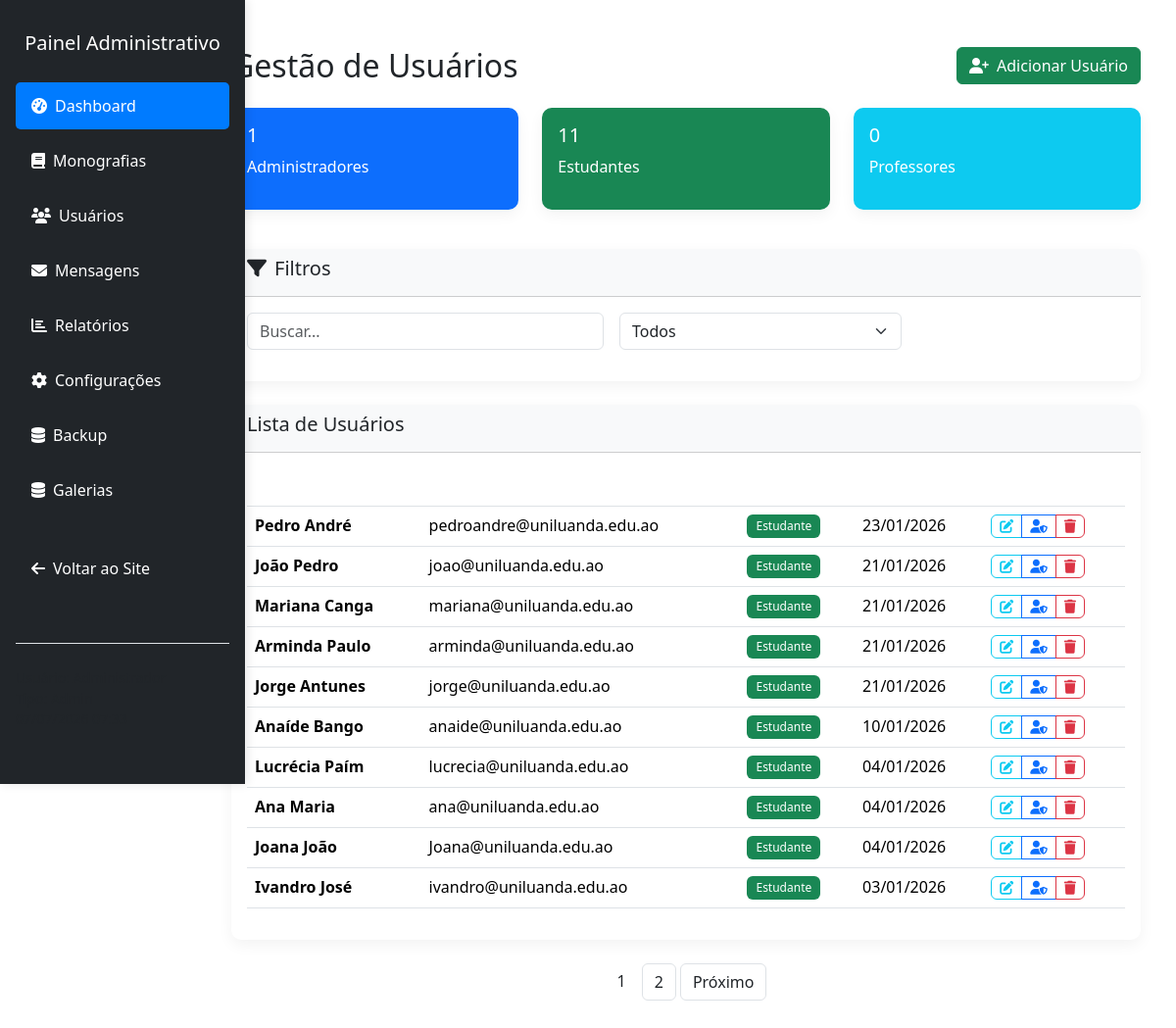
The app's page /admin/usuarios.php (signed in), older data.
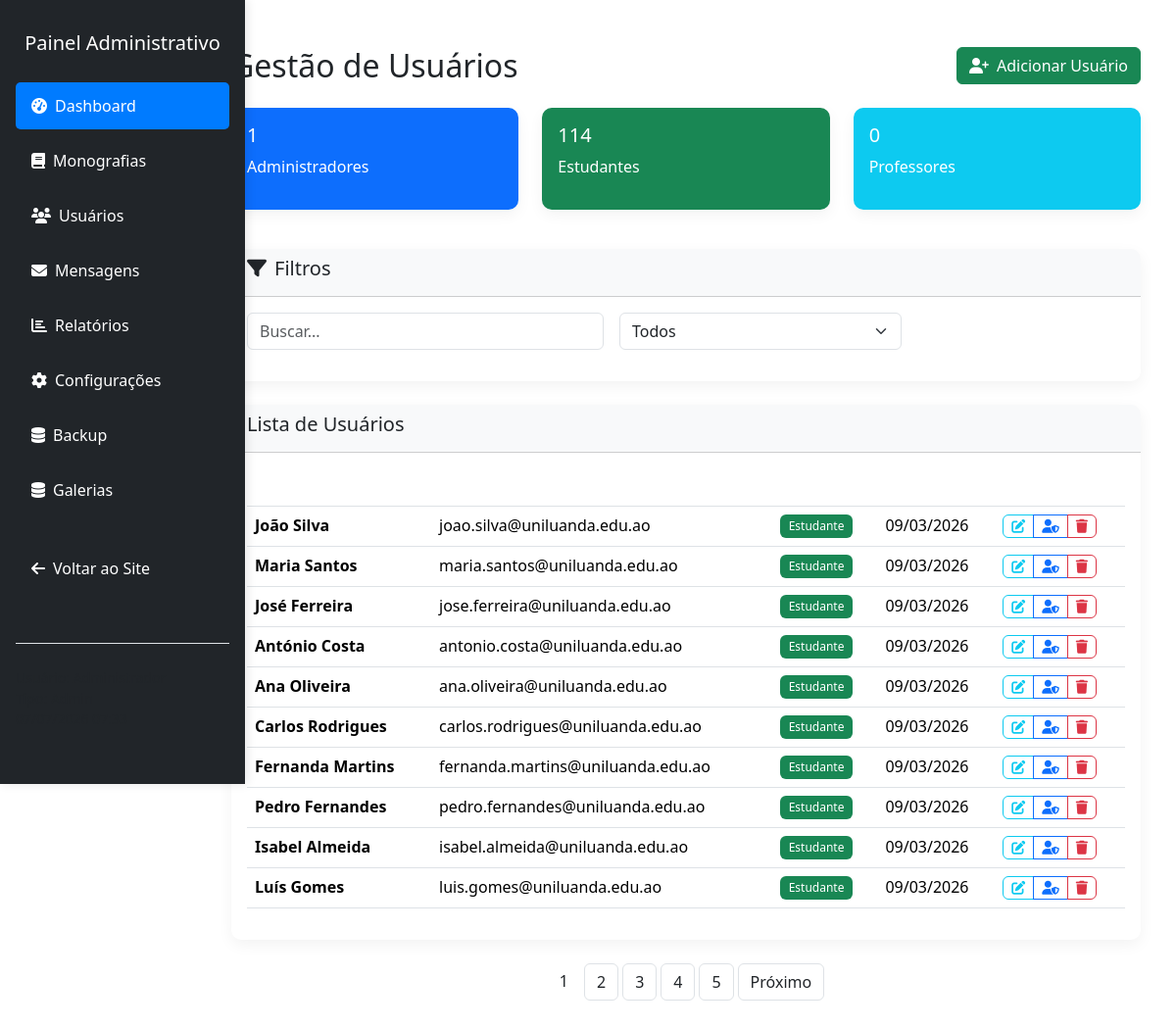
The same page, newer data.
### tables this page shows
CREATE TABLE `usuarios` (
  `id` int NOT NULL AUTO_INCREMENT,
  `nome` varchar(100) NOT NULL,
  `email` varchar(100) NOT NULL,
  `password` varchar(255) NOT NULL,
  `tipo` enum('admin','estudante','professor') DEFAULT 'estudante',
  `foto` varchar(255) DEFAULT 'default.png',
  `data_criacao` timestamp NULL DEFAULT CURRENT_TIMESTAMP,
  `data_atualizacao` timestamp NULL DEFAULT CURRENT_TIMESTAMP ON UPDATE CURRENT_TIMESTAMP,
  PRIMARY KEY (`id`),
  UNIQUE KEY `email` (`email`)
);

### admin/usuarios.php (the view, shortened to what the changed rows need)
<?php
require_once '../includes/config.php';
require_once '../includes/head.php';
    ?>
    <?php
$page = isset($_GET['page']) ? (int)$_GET['page'] : 1;
$limit = 10;
$offset = ($page - 1) * $limit;
$tipo = isset($_GET['tipo']) ? $_GET['tipo'] : '';
$search = isset($_GET['search']) ? sanitizeInput($_GET['search']) : '';
$query = "SELECT * FROM usuarios WHERE 1=1";
$params = [];
$countQuery = "SELECT COUNT(*) as total FROM ($query) as total_query";
$countStmt = $db->prepare($countQuery);
$countStmt->execute();
$totalRecords = $countStmt->fetch(PDO::FETCH_ASSOC)['total'];
$totalPages = ceil($totalRecords / $limit);
$query .= " ORDER BY data_criacao DESC LIMIT :limit OFFSET :offset";
$params[':limit'] = $limit;
$params[':offset'] = $offset;
$stmt = $db->prepare($query);
foreach ($params as $key => $value) {
    if ($key === ':limit' || $key === ':offset') {
        $stmt->bindValue($key, $value, PDO::PARAM_INT);
    } else {
        $stmt->bindValue($key, $value);
    }
}
$stmt->execute();
$usuarios = $stmt->fetchAll(PDO::FETCH_ASSOC);
$statsQuery = "SELECT tipo, COUNT(*) as count FROM usuarios GROUP BY tipo";
$statsStmt = $db->query($statsQuery);
$stats = $statsStmt->fetchAll(PDO::FETCH_ASSOC);
$tipoCounts = ['admin'=>0,'estudante'=>0,'professor'=>0];
foreach ($stats as $stat) { $tipoCounts[$stat['tipo']] = $stat['count']; }
?>
<!DOCTYPE html>
<html lang="pt-pt">
<head>
</head>
<body>
<div class="container-fluid py-4">
    <div class="row">
        <?php include 'sidebar.php'; ?>
        <div class="col-md-9 col-lg-10 ms-auto">
            <div class="p-4">
                <div class="d-flex justify-content-between align-items-center mb-4">
                    <h2 class="mb-0">Gestão de Usuários</h2>
                </div>
                <div class="row mb-4">
                    <div class="col-md-4 mb-3"><div class="card bg-success text-white"><div class="card-body"><h5><?php echo $tipoCounts['estudante']; ?></h5><p>Estudantes</p></div></div></div>
                </div>
                <div class="card">
                    <div class="card-body">
                        <?php if (count($usuarios) > 0): ?>
                        <div class="table-responsive">
                            <table class="table table-hover">
                                <thead><tr><th>Usuário</th><th>Email</th><th>Tipo</th><th>Data</th><th>Ações</th></tr></thead>
                                <tbody>
                                <?php foreach ($usuarios as $usuario): ?>
                                <tr>
                                    <td><strong><?php echo htmlspecialchars($usuario['nome']); ?></strong></td>
                                    <td><?php echo htmlspecialchars($usuario['email']); ?></td>
                                    <td><span class="badge bg-<?php echo $usuario['tipo']=='admin'?'primary':($usuario['tipo']=='professor'?'info':'success'); ?>"><?php echo ucfirst($usuario['tipo']); ?></span></td>
                                    <td><?php echo formatDate($usuario['data_criacao']); ?></td>
                                    <td>
                                        <div class="btn-group">
                                            <a href="?action=edit&id=<?php echo $usuario['id']; ?>" class="btn btn-sm btn-outline-info" title="Editar"><i class="fas fa-edit"></i></a>
                                            <?php if ($usuario['tipo']!=='admin' && $usuario['id']!=$_SESSION['user_id']): ?>
                                                <a href="?action=promote&id=<?php echo $usuario['id']; ?>" class="btn btn-sm btn-outline-primary" title="Promover"><i class="fas fa-user-shield"></i></a>
                                            <?php endif; ?>
                                            <?php if ($usuario['id']!=$_SESSION['user_id']): ?>
                                                <a href="?action=delete&id=<?php echo $usuario['id']; ?>" class="btn btn-sm btn-outline-danger" title="Excluir" onclick="return confirm('Tem certeza?')"><i class="fas fa-trash"></i></a>
                                            <?php endif; ?>
                                        </div>
                                    </td>
                                </tr>
                                <?php endforeach; ?>
                                </tbody>
                            </table>
                        </div>
                        <?php else: ?>
                        <div class="text-center py-5"><i class="fas fa-users fa-3x text-muted mb-3"></i><h4>Nenhum usuário encontrado</h4></div>
                        <?php endif; ?>
                    </div>
                </div>
                <?php if ($totalPages > 1): ?>
                    <div class="mt-4"><?php echo generatePagination($page, $totalPages, "usuarios.php?search=$search&tipo=$tipo"); ?></div>
                <?php endif; ?>
            </div>
        </div>
    </div>
</div>
</body>
</html>

### includes/functions.php (shortened to what the changed rows need)
<?php
function formatDate($date) {
    return date('d/m/Y', strtotime($date));
}
function generatePagination($currentPage, $totalPages, $url) {
    $pagination = '<nav aria-label="Page navigation"><ul class="pagination justify-content-center">';
    $startPage = max(1, $currentPage - 2);
    $endPage = min($totalPages, $startPage + 4);
    if ($endPage - $startPage < 4) {
        $startPage = max(1, $endPage - 4);
    }
    for ($i = $startPage; $i <= $endPage; $i++) {
        $active = $i == $currentPage ? ' active' : '';
        $pagination .= '<li class="page-item' . $active . '"><a class="page-link" href="' . $url . '&page=' . $i . '">' . $i . '</a></li>';
    }
    if ($currentPage < $totalPages) {
        $pagination .= '<li class="page-item"><a class="page-link" href="' . $url . '&page=' . ($currentPage + 1) . '">Próximo</a></li>';
    }
    $pagination .= '</ul></nav>';
    return $pagination;
}
?>

Row changes from the older to the newer data that the page shows:
no longer on this page (row unchanged): usuarios: nome "Pedro André", email "pedroandre@uniluanda.edu.ao", tipo "Estudante", data_criacao "23/01/2026"
no longer on this page (row unchanged): usuarios: nome "João Pedro", email "joao@uniluanda.edu.ao", tipo "Estudante", data_criacao "21/01/2026"
no longer on this page (row unchanged): usuarios: nome "Mariana Canga", email "mariana@uniluanda.edu.ao", tipo "Estudante", data_criacao "21/01/2026"
no longer on this page (row unchanged): usuarios: nome "Arminda Paulo", email "arminda@uniluanda.edu.ao", tipo "Estudante", data_criacao "21/01/2026"
no longer on this page (row unchanged): usuarios: nome "Jorge Antunes", email "jorge@uniluanda.edu.ao", tipo "Estudante", data_criacao "21/01/2026"
no longer on this page (row unchanged): usuarios: nome "Anaíde Bango", email "anaide@uniluanda.edu.ao", tipo "Estudante", data_criacao "10/01/2026"
no longer on this page (row unchanged): usuarios: nome "Lucrécia Paím", email "lucrecia@uniluanda.edu.ao", tipo "Estudante", data_criacao "04/01/2026"
no longer on this page (row unchanged): usuarios: nome "Ana Maria", email "ana@uniluanda.edu.ao", tipo "Estudante", data_criacao "04/01/2026"
no longer on this page (row unchanged): usuarios: nome "Joana João", email "Joana@uniluanda.edu.ao", tipo "Estudante", data_criacao "04/01/2026"
no longer on this page (row unchanged): usuarios: nome "Ivandro José", email "ivandro@uniluanda.edu.ao", tipo "Estudante", data_criacao "03/01/2026"
added usuarios: nome "João Silva", email "joao.silva@uniluanda.edu.ao", tipo "Estudante", data_criacao "09/03/2026"
added usuarios: nome "Maria Santos", email "maria.santos@uniluanda.edu.ao", tipo "Estudante", data_criacao "09/03/2026"
added usuarios: nome "José Ferreira", email "jose.ferreira@uniluanda.edu.ao", tipo "Estudante", data_criacao "09/03/2026"
added usuarios: nome "António Costa", email "antonio.costa@uniluanda.edu.ao", tipo "Estudante", data_criacao "09/03/2026"
added usuarios: nome "Ana Oliveira", email "ana.oliveira@uniluanda.edu.ao", tipo "Estudante", data_criacao "09/03/2026"
added usuarios: nome "Carlos Rodrigues", email "carlos.rodrigues@uniluanda.edu.ao", tipo "Estudante", data_criacao "09/03/2026"
added usuarios: nome "Fernanda Martins", email "fernanda.martins@uniluanda.edu.ao", tipo "Estudante", data_criacao "09/03/2026"
added usuarios: nome "Pedro Fernandes", email "pedro.fernandes@uniluanda.edu.ao", tipo "Estudante", data_criacao "09/03/2026"
added usuarios: nome "Isabel Almeida", email "isabel.almeida@uniluanda.edu.ao", tipo "Estudante", data_criacao "09/03/2026"
added usuarios: nome "Luís Gomes", email "luis.gomes@uniluanda.edu.ao", tipo "Estudante", data_criacao "09/03/2026"
Text that changed along with them:
$tipoCounts['estudante']: "11" → "114"
new list line: "3"
new list line: "4"
new list line: "5"
